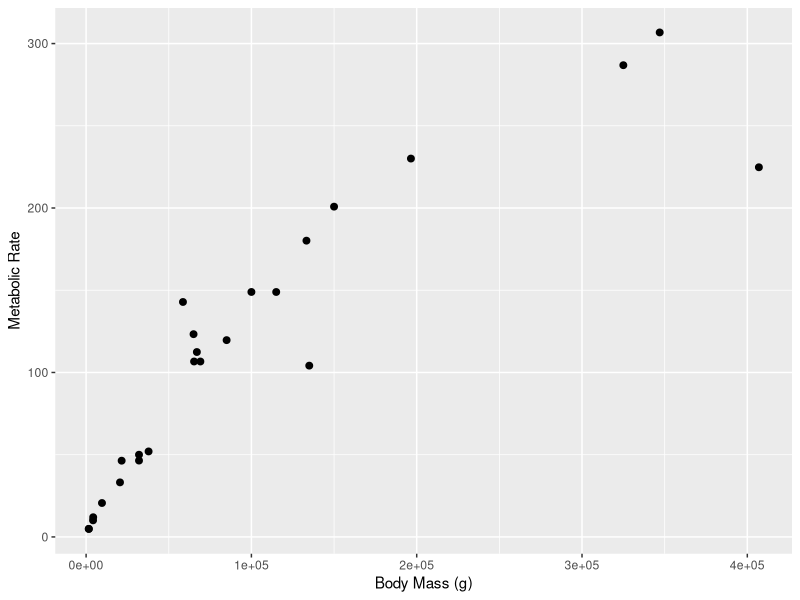
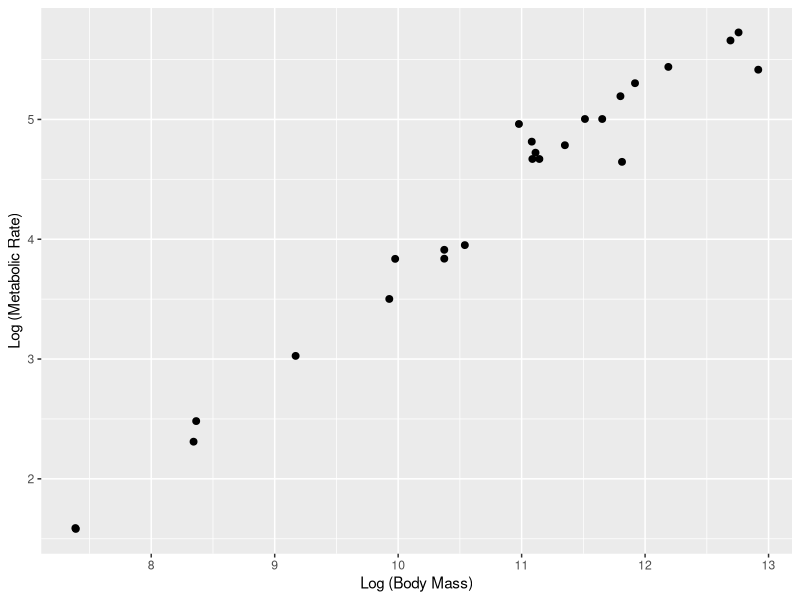

Here is the R script that generated these plots, in order:
# Load library
library(tidyverse)

#set up data frame for plotting
size_mr_data <- data.frame(
  body_mass = c(32000, 37800, 347000, 4200, 196500, 100000, 4290, 
    32000, 65000, 69125, 9600, 133300, 150000, 407000, 115000, 
    67000,325000, 21500, 58588, 65320, 85000, 135000, 20500, 1613,
    1618),
  metabolic_rate = c(49.984, 51.981, 306.770, 10.075, 230.073, 
    148.949, 11.966, 46.414, 123.287, 106.663, 20.619, 180.150, 
    200.830, 224.779, 148.940, 112.430, 286.847, 46.347, 142.863, 
    106.670, 119.660, 104.150, 33.165, 4.900, 4.865))
    
#code goes here
ggplot(size_mr_data, aes(x = body_mass, y = metabolic_rate)) +
  geom_point(size = 2, color = "black") +
  labs(x = "Body Mass (g)", y = ("Metabolic Rate"))

ggplot(size_mr_data, aes(x = log(body_mass), y = log(metabolic_rate))) + 
  geom_point(size =2, color =  "black") +
  labs( x = "Log (Body Mass)", y = "Log (Metabolic Rate)")

